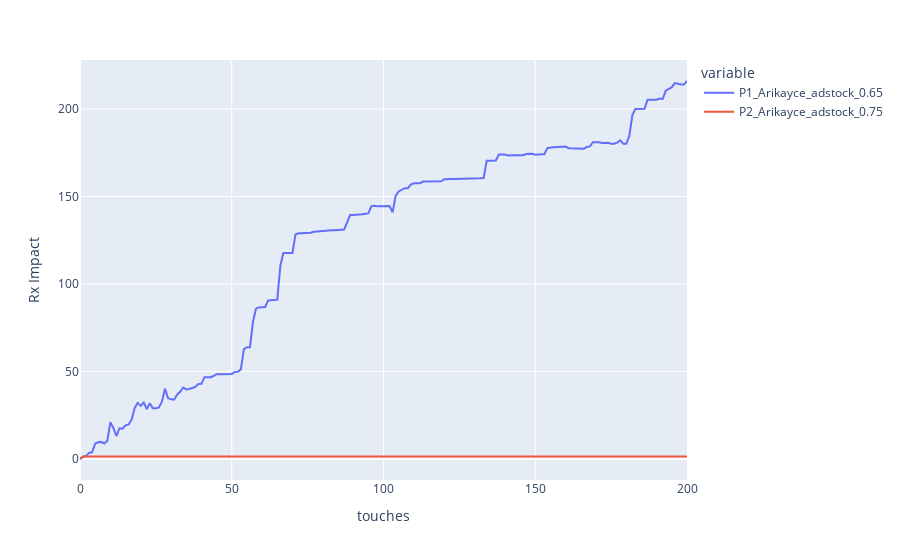

This figure's notebook cell:
### Code cell
overall_resp = pd.concat([channel1['resp_df'], channel2['resp_df'].drop(['touches'], axis=1)], axis=1)
fig = response_curves.plot(overall_resp, 'touches', ['P1_Arikayce_adstock_0.65', 'P2_Arikayce_adstock_0.75'])
fig

### Figure 1 — Plotly figure (JSON) as saved in the notebook; plotly's stock layout.template omitted (floating-point values rounded to 4 significant figures; data arrays with more than 128 entries replaced by an {"elided": "..."} marker saying what was removed)
{"data": [{"hovertemplate": "variable=P1_Arikayce_adstock_0.65<br>touches=%{x}<br>value=%{y}<extra></extra>", "legendgroup": "P1_Arikayce_adstock_0.65", "line": {"color": "#636efa", "dash": "solid"}, "marker": {"symbol": "circle"}, "mode": "lines", "name": "P1_Arikayce_adstock_0.65", "orientation": "v", "showlegend": true, "type": "scatter", "x": {"elided": "201 int values"}, "xaxis": "x", "y": {"elided": "201 float values"}, "yaxis": "y"}, {"hovertemplate": "variable=P2_Arikayce_adstock_0.75<br>touches=%{x}<br>value=%{y}<extra></extra>", "legendgroup": "P2_Arikayce_adstock_0.75", "line": {"color": "#EF553B", "dash": "solid"}, "marker": {"symbol": "circle"}, "mode": "lines", "name": "P2_Arikayce_adstock_0.75", "orientation": "v", "showlegend": true, "type": "scatter", "x": {"elided": "201 int values"}, "xaxis": "x", "y": {"elided": "201 float values"}, "yaxis": "y"}], "layout": {"legend": {"title": {"text": "variable"}, "tracegroupgap": 0}, "margin": {"t": 60}, "xaxis": {"anchor": "y", "domain": [0, 1], "title": {"text": "touches"}}, "yaxis": {"anchor": "x", "domain": [0, 1], "title": {"text": "Rx Impact"}}}}
